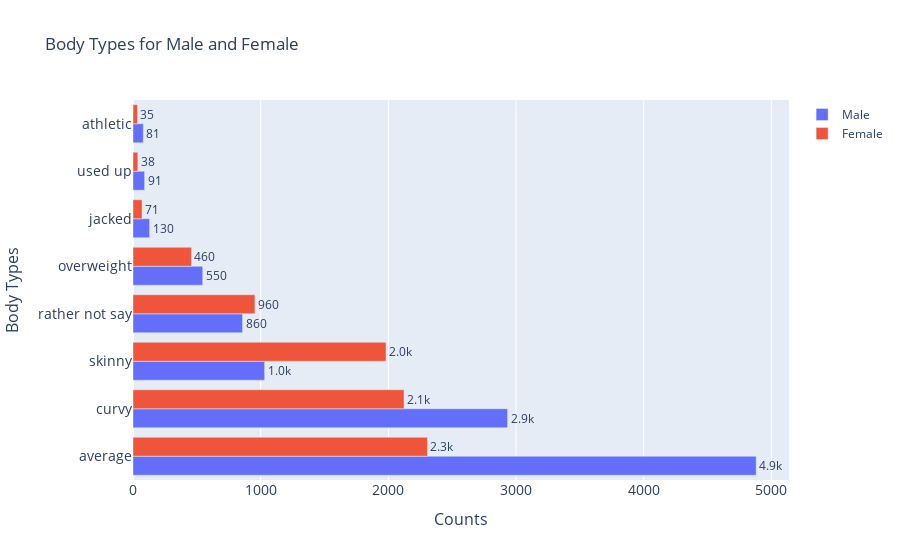

Notebook code cell kept with this figure:
### Code cell
orientations = ['average', 'curvy', 'skinny', 'rather not say', 'overweight', 'jacked', 'used up', 'athletic']
fig = go.Figure(data=[
    go.Bar(name='Male', 
           y=orientations, 
           x=male_df['body_type'].value_counts().values, 
           text=male_df['body_type'].value_counts().values, orientation='h'),
    go.Bar(name='Female', 
           y=orientations, 
           x=female_df['body_type'].value_counts().values,
           text=female_df['body_type'].value_counts().values, orientation='h')
])

fig.update_layout(barmode='group',
    title='Body Types for Male and Female',
    #xaxis_tickfont_size=14,
    yaxis=dict(title='Body Types',
               titlefont_size=16,
               tickfont_size=14),
    xaxis=dict(title='Counts',
               titlefont_size=16,
               tickfont_size=14))
fig.update_traces(texttemplate='%{text:.2s}', textposition='outside')
fig.show()

### Figure 1 — Plotly figure (JSON) as saved in the notebook; plotly's stock layout.template omitted (floating-point values rounded to 4 significant figures)
{"data": [{"name": "Male", "orientation": "h", "text": [4881, 2934, 1031, 858, 546, 130, 91, 81], "textposition": "outside", "texttemplate": "%{text:.2s}", "type": "bar", "x": [4881, 2934, 1031, 858, 546, 130, 91, 81], "y": ["average", "curvy", "skinny", "rather not say", "overweight", "jacked", "used up", "athletic"]}, {"name": "Female", "orientation": "h", "text": [2306, 2123, 1982, 955, 458, 71, 38, 35], "textposition": "outside", "texttemplate": "%{text:.2s}", "type": "bar", "x": [2306, 2123, 1982, 955, 458, 71, 38, 35], "y": ["average", "curvy", "skinny", "rather not say", "overweight", "jacked", "used up", "athletic"]}], "layout": {"autosize": true, "barmode": "group", "title": {"text": "Body Types for Male and Female"}, "xaxis": {"autorange": true, "range": [0, 5138.0], "tickfont": {"size": 14}, "title": {"font": {"size": 16}, "text": "Counts"}, "type": "linear"}, "yaxis": {"autorange": true, "range": [-0.5, 7.5], "tickfont": {"size": 14}, "title": {"font": {"size": 16}, "text": "Body Types"}, "type": "category"}}}
